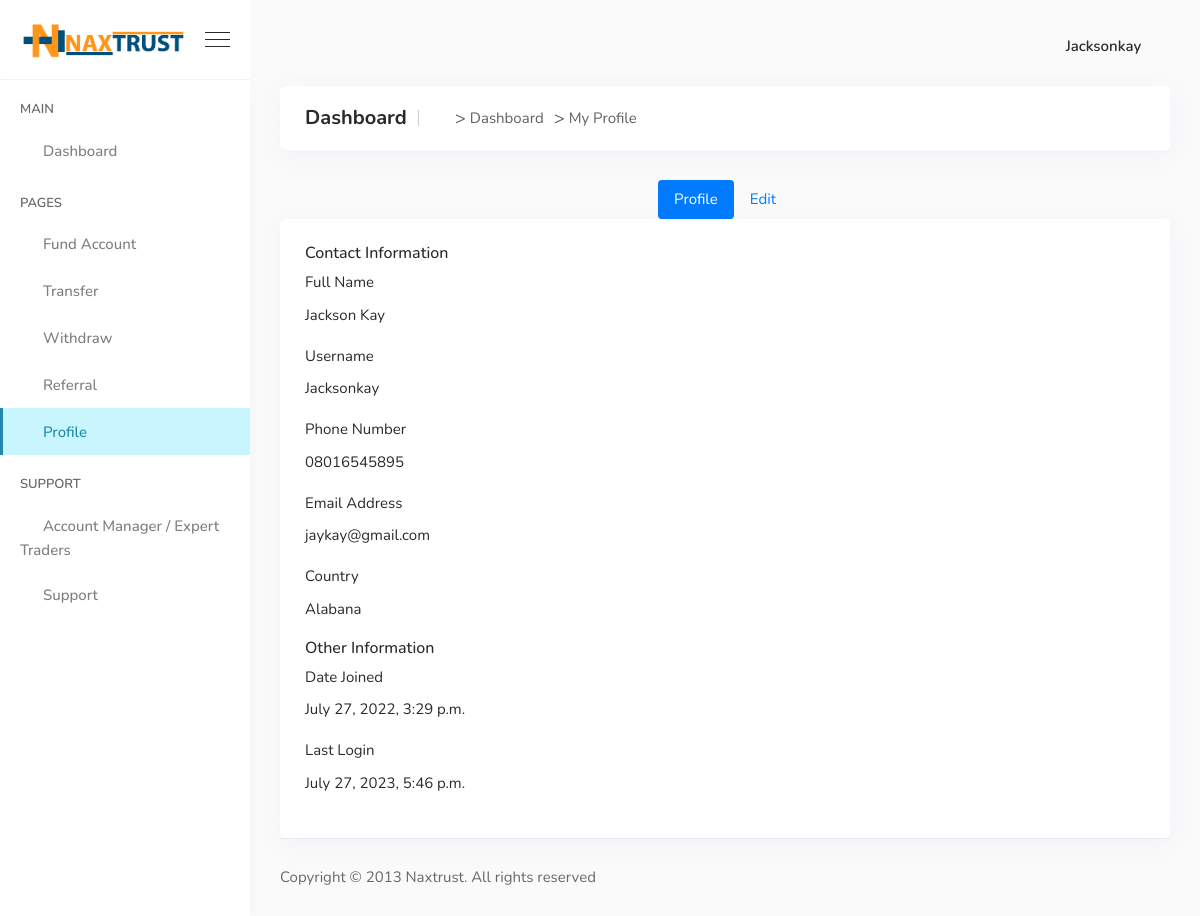
Screenshot of /profile/ (signed in) with the database file from the repository.
### core/models.py (models this page shows)
class User(AbstractUser):
    full_name = models.CharField(max_length=256)
    email = models.EmailField(
        _('Email'),
        max_length=150,
        unique=True,
        help_text=_('Required. 150 characters or fewer. Letters, digits and @/./+/-/_ only.'),
        error_messages={
            'unique': _("A user with that email already exists."),
        },
    )
    phonenumber = models.CharField(
        max_length=12,
        validators = [numeric_validator]
    )
    country = models.CharField(
        max_length= 50
    )
    is_trader = models.BooleanField(default=True)
    objects = BaseManager()
    USERNAME_FIELD = 'email'
    REQUIRED_FIELDS = []

### core/views.py (the view)
# urls.py: path('profile/', views.ProfileView.as_view(),name="profile"),
class ProfileView(LoginRequiredMixin, View):
    def get(self,request):
        return render(request, 'dashboard/profile.html')

### core/context_processor.py (called while the page is built)
def nameProcessor(request):
    return {'sitename':"Naxtrust",'supportemail':"support@naxtrust.com"}

### core/templates/dashboard/profile.html (shortened to what this page needs)
{% extends 'dashboard/base.html' %}
{% load static %}
{% block content %}
    <div class="breadcrumb-area">
        <h1>Dashboard</h1>
        <ol class="breadcrumb">
            <li class="item">
                <a href="{% url 'dashboard' %}"><i class='fa fa-home'></i></a>
            </li>
            <li class="item">Dashboard</li>
            <li class="item">My Profile</li>
        </ol>
    </div>
    <div class="br-profile-page">
        <div class="ht-70 bg-gray-100 pd-x-20 d-flex align-items-center justify-content-center shadow-base">
            <ul class="nav nav-pills nav-fill" role="tablist">
                <li class="nav-item"><a class="nav-link active" data-toggle="tab" href="#posts" role="tab">Profile</a>
                </li>
                <li class="nav-item hidden-xs-down">
                    <a class="nav-link"  href="{% url 'edit-profile' %}"
                        >Edit</a></li>
            </ul>
        </div>
        <div class="tab-content br-profile-body">
            <div class="tab-pane fade active show" id="posts">
                <div class="row">
                    <div class="col-lg-12 mg-t-30 mg-lg-t-0">
                        <div class="card pd-20 pd-xs-30 shadow-base bd-0">
                            <h6 class="tx-gray-800 tx-uppercase tx-semibold tx-13 mg-b-25">Contact Information</h6>
                            <label class="tx-10 tx-uppercase tx-mont tx-medium tx-spacing-1 mg-b-2">Full Name</label>
                            <p class="tx-info mg-b-25">{{request.user.full_name}} </p>
                            <label class="tx-10 tx-uppercase tx-mont tx-medium tx-spacing-1 mg-b-2">Username</label>
                            <p class="tx-info mg-b-25"> {{request.user.username}}</p>
                            <label class="tx-10 tx-uppercase tx-mont tx-medium tx-spacing-1 mg-b-2">Phone Number</label>
                            <p class="tx-info mg-b-25">{{request.user.phonenumber}}</p>
                            <label class="tx-10 tx-uppercase tx-mont tx-medium tx-spacing-1 mg-b-2">Email
                                Address</label>
                            <p class="tx-inverse mg-b-25">{{request.user.email}}</p>
                            <label class="tx-10 tx-uppercase tx-mont tx-medium tx-spacing-1 mg-b-2">Country</label>
                            <p class="tx-inverse mg-b-25">{{request.user.country}}</p>
                            <h6 class="tx-gray-800 tx-uppercase tx-semibold tx-13 mg-b-25">Other Information</h6>
                            <label class="tx-10 tx-uppercase tx-mont tx-medium tx-spacing-1 mg-b-2">
                               Date Joined
                            </label>
                            <p class="tx-inverse mg-b-25">{{request.user.date_joined}}</p>
                            <label class="tx-10 tx-uppercase tx-mont tx-medium tx-spacing-1 mg-b-2">
                                Last Login
                             </label>
                             <p class="tx-inverse mg-b-25">{{request.user.last_login}}</p>
                        </div>
                    </div>
                </div>
            </div>
        </div>
    </div>
{% endblock %}

### core/templates/dashboard/base.html (shortened to what this page needs)
{% load static %}
<!doctype html>
<html lang="en">
<head>
    <link rel="stylesheet" href="{% static 'asset/css/font-awesome.min.css' %}">
    <link rel="stylesheet" href="{% static 'dassets/css/vendors.min.css' %}">
    <link rel="stylesheet" href="{% static 'dassets/css/style.css' %}">
    <link rel="stylesheet" href="{% static 'dassets/css/responsive.css' %}">
</head>
<body>
    <div class="sidemenu-area">
        <div class="sidemenu-header">
            <a href="{% url 'index' %}" class="navbar-brand d-flex align-items-center">
                <img src="{% static 'asset/images/nax-logo.png' %}" alt="logo">
            </a>
            <div class="burger-menu d-none d-lg-block">
                <span class="top-bar"></span>
                <span class="middle-bar"></span>
                <span class="bottom-bar"></span>
            </div>
        </div>
        <div class="sidemenu-body">
            <ul class="sidemenu-nav metisMenu h-100" id="sidemenu-nav" data-simplebar>
                <li class="nav-item-title">Main</li>
                <li class="nav-item {% if request.path == '/dashboard/'%}mm-active{% endif%}">
                    <a href="{% url 'dashboard' %}" class="nav-link">
                        <span class="icon"><i class='fa fa-university'></i></span>
                        <span class="menu-title">Dashboard</span>
                    </a>
                </li>
                <li class="nav-item-title">Pages</li>
                <li class="nav-item {% if request.path == '/fund/'%}mm-active{% endif%}">
                    <a href="{% url 'fund' %}" class="nav-link">
                        <span class="icon"><i class='fa fa-money'></i></span>
                        <span class="menu-title">Fund Account</span>
                    </a>
                </li>
                <li class="nav-item {% if request.path == '/transfer/'%}mm-active{% endif%}">
                    <a href="{% url 'transfer' %}" class="nav-link">
                        <span class="icon"><i class='fa fa-exchange'></i></span>
                        <span class="menu-title">Transfer</span>
                    </a>
                </li>
                <li class="nav-item {% if request.path == '/withdraw/'%}mm-active{% endif%}">
                    <a href="{% url 'withdraw' %}" class="nav-link">
                        <span class="icon"><i class='fa fa-credit-card'></i></span>
                        <span class="menu-title">Withdraw</span>
                    </a>
                </li>
                <li class="nav-item {% if request.path == '/profile/referral/'%}mm-active{% endif%}">
                    <a href="{% url 'dashboard-referral' %}" class="nav-link">
                        <span class="icon"><i class='fa fa-users'></i></span>
                        <span class="menu-title">Referral</span>
                    </a>
                </li>
                <li class="nav-item {% if request.path == '/profile/'%}mm-active{% endif%}">
                    <a href="{% url 'profile' %}" class="nav-link">
                        <span class="icon"><i class='fa fa-user'></i></span>
                        <span class="menu-title">Profile</span>
                    </a>
                </li>
                <li class="nav-item-title">Support</li>
                <li class="nav-item {% if request.path == '/account-manager/'%}mm-active{% endif%}">
                    <a href="{% url 'account-manager' %}" class="nav-link">
                        <span class="icon"><i class='fa fa-user-circle'></i></span>
                        <span class="menu-title">Account Manager / Expert Traders</span>
                    </a>
                </li>
                <li class="nav-item">
                    <a href="mailto:support@naxtrust.com" class="nav-link">
                        <span class="icon"><i class='fa fa-headphones'></i></span>
                        <span class="menu-title">Support</span>
                    </a>
                </li>
            </ul>
        </div>
    </div>
    <div class="main-content d-flex flex-column">
        <nav class="navbar top-navbar navbar-expand">
            <div class="collapse navbar-collapse" id="navbarSupportContent" style="display: flex; justify-content: space-between; align-items: center;">
                <ul class="navbar-nav left-nav align-items-center navbar-left">
                    <li class="nav-item">
                        <a href="{% url 'edit-profile' %}"  class="nav-link" data-toggle="tooltip" data-placement="bottom"
                            title="Edit profile">
                            <i class='fa fa-pencil-square-o'></i>
                        </a>
                    </li>
                </ul>
                <ul class="navbar-nav right-nav navbar-right align-items-center">
                    <li class="nav-item message-box dropdown">
                        <a href="mailto:support@naxtrust.com" class="nav-link dropdown-toggle" role="button" data-toggle="dropdown"
                            aria-haspopup="true" aria-expanded="false">
                            <div class="message-btn">
                                <i class='fa fa-envelope'></i>
                            </div>
                        </a>
                    </li>
                    <li class="nav-item dropdown profile-nav-item">
                        <a href="#" class="nav-link dropdown-toggle" role="button" data-toggle="dropdown"
                            aria-haspopup="true" aria-expanded="false">
                            <div class="menu-profile">
                                <span class="name">
                                    {{request.user.username}}
                                </span>
                                <span class="icon rounded-circle h2"><i class='fa fa-user'></i></span>
                            </div>
                        </a>
                    </li>
                </ul>
            </div>
        </nav>
        {% block content%}
        {% endblock %}
        <footer class="footer-area">
            <div class="row align-items-center">
                <div class="col-lg-6 col-sm-6 col-md-6">
                    <p>Copyright © 2013 <a href="{% url 'index' %}">Naxtrust</a>. All rights
                        reserved</p>
                </div>
            </div>
        </footer>
    </div>
</body>
</html>

### rows the page displays
User: user.username "Jacksonkay", user.full_name "Jackson Kay", user.phonenumber "08016545895", user.email "jaykay@gmail.com", user.country "Alabana", user.date_joined "July 27, 2022, 3:29 p.m.", user.last_login "July 27, 2023, 5:46 p.m."
